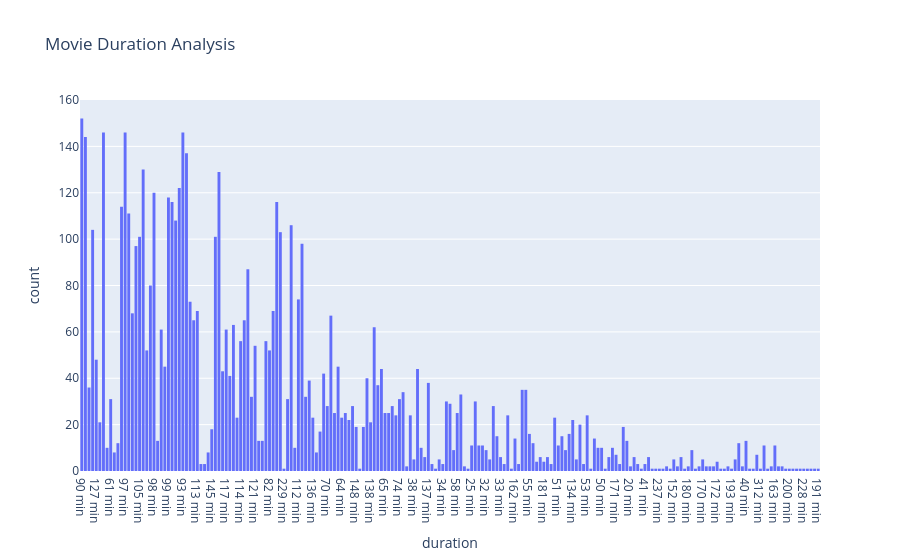

Notebook cell for this chart:
### Markdown cell above
## 8. Movie duration Analysis

### Code cell
movies= file[file["type"]=="Movie"]
movies[["title", "duration"]].head(10)
movies["duration_minutes"] = (
    movies["duration"]
    .str.extract(r"(\d+)")
    .astype(float)
)

movies[[
    "title",
    "duration",
    "duration_minutes"
]].head(10)
duration_stats= movies["duration_minutes"].describe()
print("Mean:", movies["duration_minutes"].mean())
print("Median:", movies["duration_minutes"].median())
print("Minimum:", movies["duration_minutes"].min())
print("Maximum:", movies["duration_minutes"].max())
print("Standard Deviation:", movies["duration_minutes"].std())
print("Skewness:", movies["duration_minutes"].skew())
fig= px.histogram(
    movies,
    x="duration",
    nbins=13,
    title="Movie Duration Analysis"
)
fig.show()
fig.write_image("../outputs/movie_duration_analysis.png")

### Figure 1 — Plotly figure (JSON) as saved in the notebook; plotly's stock layout.template omitted (floating-point values rounded to 4 significant figures; data arrays with more than 128 entries replaced by an {"elided": "..."} marker saying what was removed)
{"data": [{"bingroup": "x", "hovertemplate": "duration=%{x}<br>count=%{y}<extra></extra>", "legendgroup": "", "marker": {"color": "#636efa", "pattern": {"shape": ""}}, "name": "", "nbinsx": 13, "orientation": "v", "showlegend": false, "type": "histogram", "x": {"elided": "6131 str values"}, "xaxis": "x", "yaxis": "y"}], "layout": {"barmode": "relative", "legend": {"tracegroupgap": 0}, "title": {"text": "Movie Duration Analysis"}, "xaxis": {"anchor": "y", "domain": [0, 1], "title": {"text": "duration"}}, "yaxis": {"anchor": "x", "domain": [0, 1], "title": {"text": "count"}}}}
